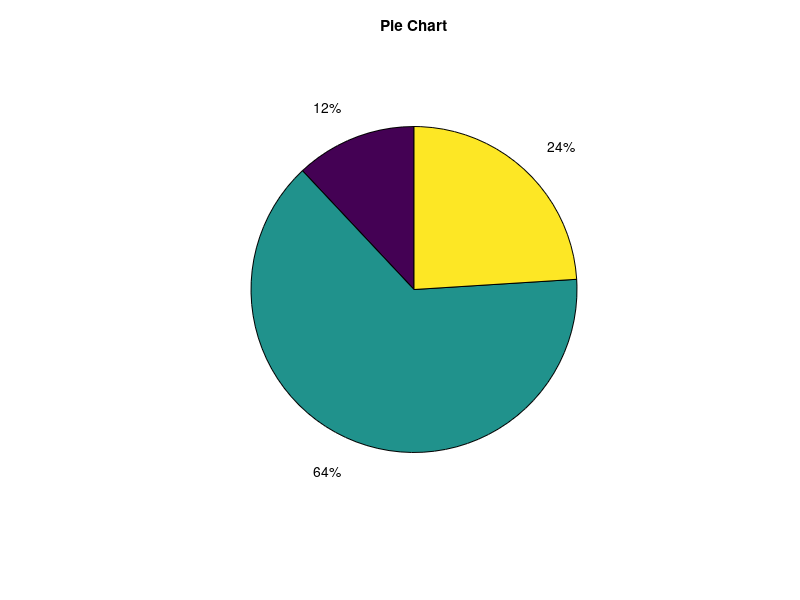

Recreate this plot in MATLAB.
result = 52;

switch(result)
   case 52
      disp('result is 52')
   case {52, 78}
      disp('result is 52 or 78')
end

x = [12 64 24];
plottype = 'pie3';

switch plottype
    case 'bar' 
        bar(x)
        title('Bar Graph')
    case {'pie','pie3'}
        pie(x) %pie(x) is 2d pie chart, pie3 is a 3d pie chart. 
        title('Pie Chart')
    otherwise
        warning('Unexpected plot type. No plot created.')
end